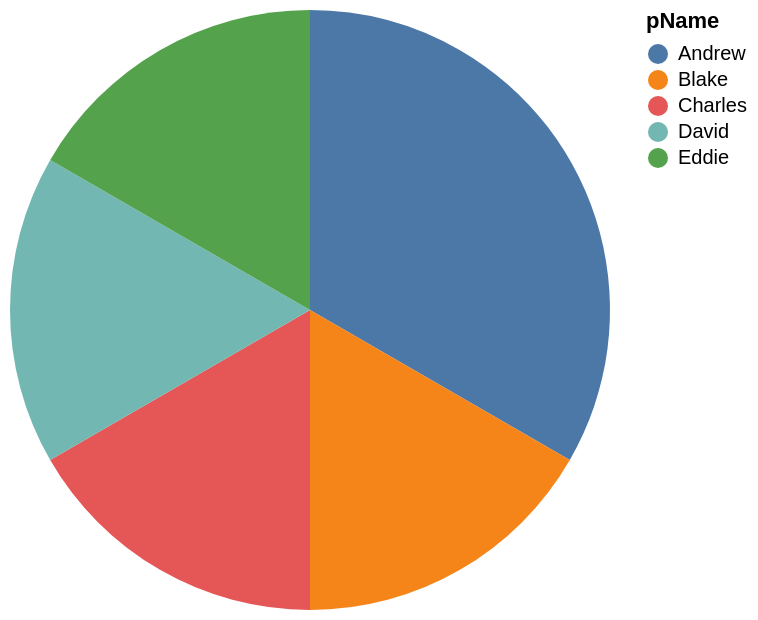

Vega-Lite specification for this chart:
### Vega-Lite specification from a JSON file in a GitHub repository (floating-point values rounded to 4 significant figures)
{"data": {"values": [{"x_data": "Andrew", "y_data": 2}, {"x_data": "Blake", "y_data": 1}, {"x_data": "Charles", "y_data": 1}, {"x_data": "David", "y_data": 1}, {"x_data": "Eddie", "y_data": 1}]}, "mark": "arc", "encoding": {"theta": {"field": "y_data", "type": "quantitative", "title": "COUNT(pName)"}, "color": {"field": "x_data", "type": "nominal", "title": "pName"}}}
